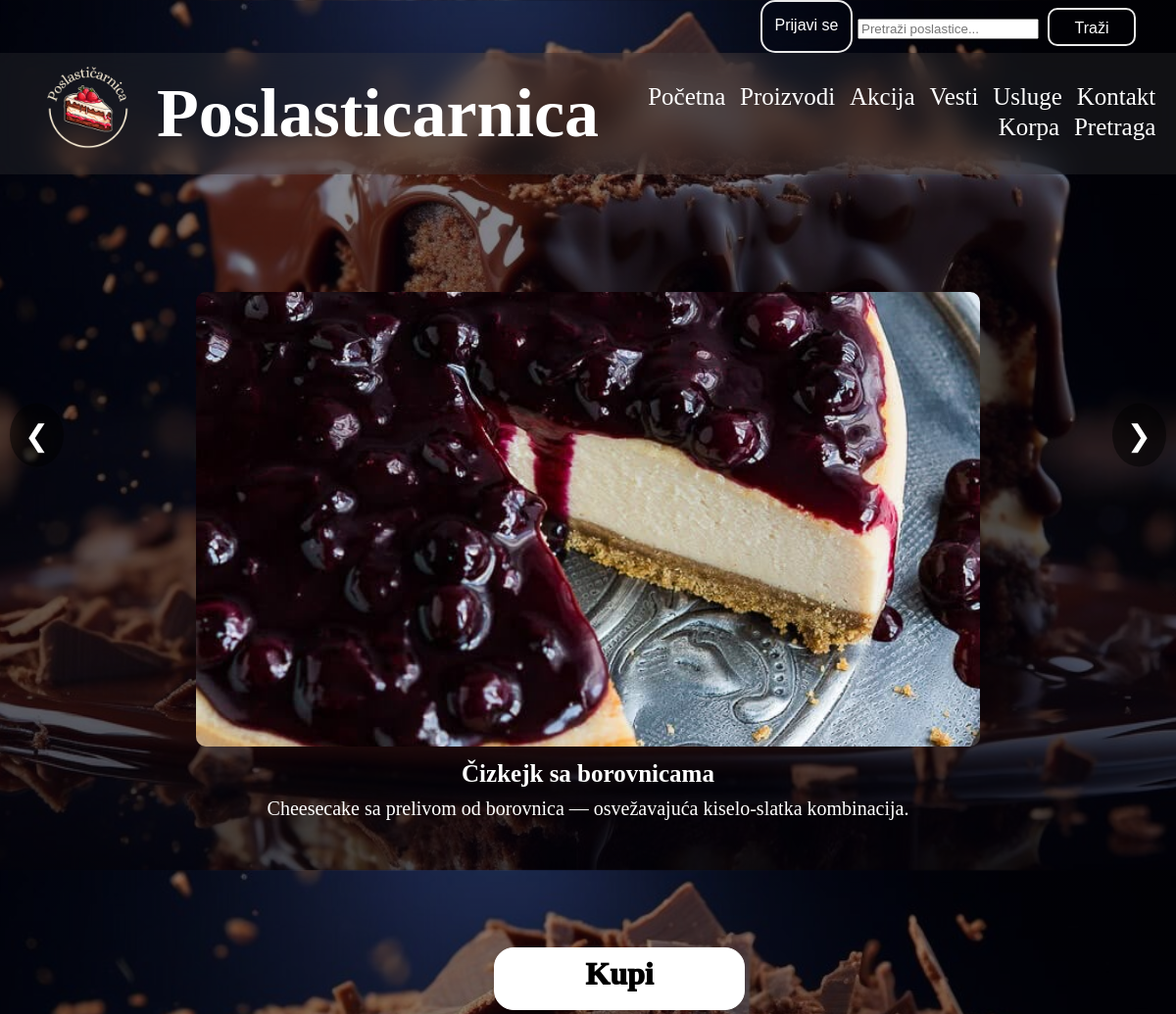
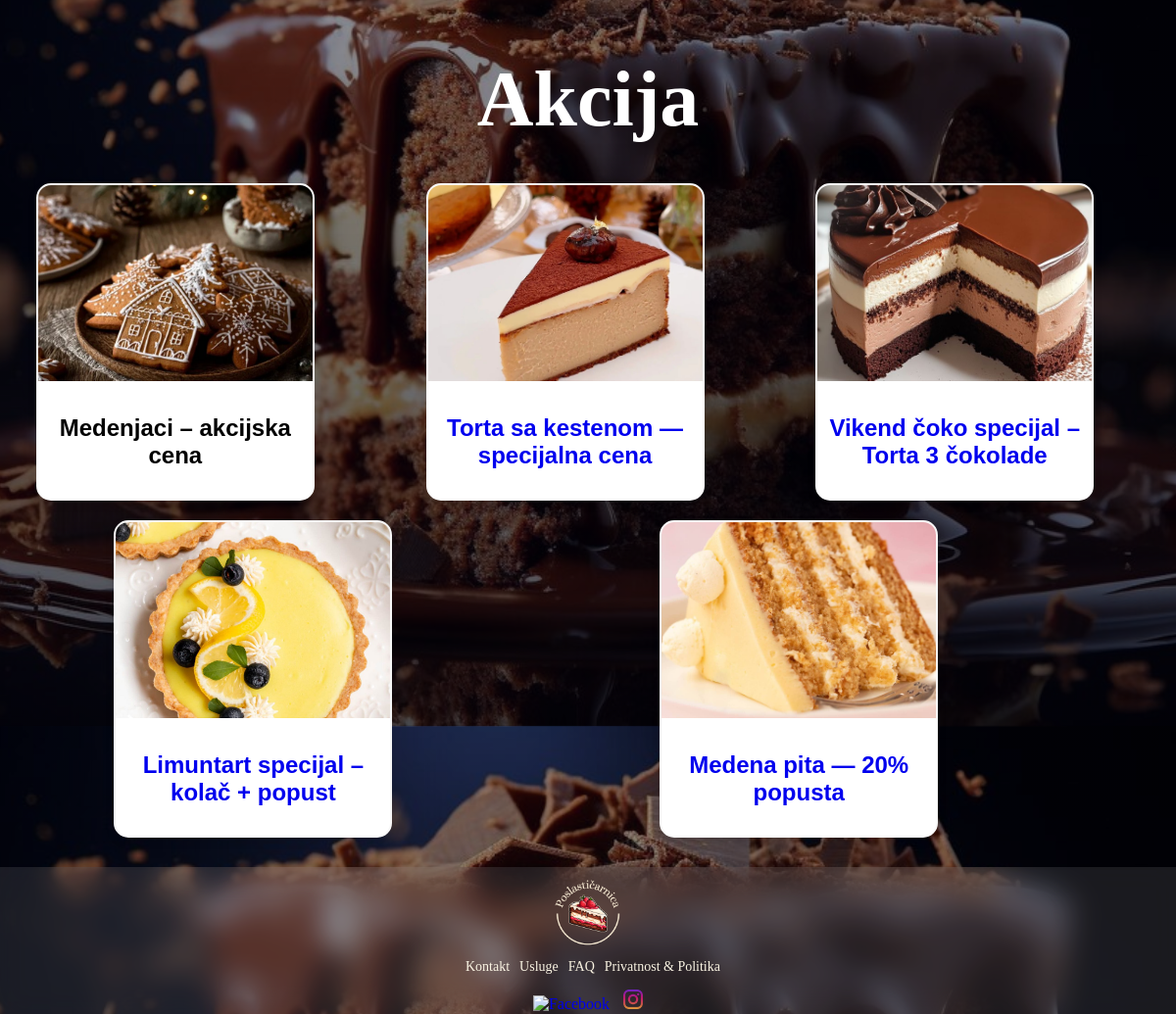
The page / on the database its author committed (2 pictures, top to bottom).
### tables this page shows
CREATE TABLE IF NOT EXISTS `proizvod` (
  `id` int(10) UNSIGNED NOT NULL AUTO_INCREMENT,
  `naziv` varchar(50) NOT NULL DEFAULT '0',
  `opis` varchar(255) NOT NULL,
  `kategorija` varchar(50) NOT NULL,
  `cena` double NOT NULL DEFAULT 0,
  `zalihe` int(11) NOT NULL DEFAULT 0,
  `slika` varchar(255) NOT NULL DEFAULT '0',
  PRIMARY KEY (`id`)
);

CREATE TABLE IF NOT EXISTS `akcije` (
  `id` int(10) unsigned NOT NULL AUTO_INCREMENT,
  `naziv` varchar(128) NOT NULL,
  `opis` varchar(255) NOT NULL,
  `cena` double NOT NULL,
  `zalihe` int(11) NOT NULL,
  `slika` varchar(255) NOT NULL,
  PRIMARY KEY (`id`)
);

### korisnickaStrana/model/ProizvodModel.php (called while the page is built, shortened)
<?php
include_once(__DIR__ . "/../config/database.php");
$query = "SELECT * FROM proizvod ORDER BY id DESC";
$query_run = mysqli_query($con, $query);
$query = "SELECT * FROM proizvod ORDER BY id DESC LIMIT 5";
$query_run = mysqli_query($con, $query);
if ($query_run && mysqli_num_rows($query_run) > 0) {
    $proizvod5 = mysqli_fetch_all($query_run, MYSQLI_ASSOC);
} else {
    die("Greška: Proizvod nije pronađen.");
}
?>

### korisnickaStrana/model/AkcijaModel.php (called while the page is built, shortened)
<?php
include_once(__DIR__ . "/../config/database.php");
$query = "SELECT * FROM akcije ORDER BY id DESC";
$query_run = mysqli_query($con, $query);
$query = "SELECT * FROM akcije ORDER BY id DESC LIMIT 5";
$query_run = mysqli_query($con, $query);
if ($query_run && mysqli_num_rows($query_run) > 0) {
    $akcije = mysqli_fetch_all($query_run, MYSQLI_ASSOC);
} else {
    die("Greška: Akcija nije pronađena.");
}
?>

### korisnickaStrana/view/pocetna.php (the view, shortened to what this page needs)
<html lang="en">
<head>
    <link rel="stylesheet" href="/Poslasticarnica/korisnickaStrana/public/pocetna.css">
    <link rel="stylesheet" href="/Poslasticarnica/korisnickaStrana/public/proizvodi.css">
</head>
<body>
<div class="swiper-container">
    <div class="swiper-wrapper">
        <?php foreach ($proizvod5 as $proizvod): ?>
            <div class="swiper-slide">
            <a href="index.php?page=proizvod&id=<?= $proizvod['id'] ?>">
                <img src="<?= $proizvod['slika']; ?>" >
                <h3><?= $proizvod['naziv']; ?></h3>
                <p><?= $proizvod['opis']; ?></p>
            </div>
        <?php endforeach; ?>
    </div>
    </div>
      <button class="prev" onclick="moveSlide(-1)">&#10094;</button>
    <button class="next" onclick="moveSlide(1)">&#10095;</button>
    <a href="/Poslasticarnica/proizvodi ?>">
    <button id="buy-button">Kupi</button>
</a>
<h1 id="sale-title"> Akcija</h1>
<div class="conteiner">
        <?php foreach ($akcije as $akcija): ?>
            <div class="product-box">
                <img src="<?= $akcija['slika'] ?>" class="sale-img">
                <div class="description">
                    <h2 class="sale-title"><?= ($akcija['naziv']) ?></h2>
                <a href="index.php?page=akcija&id=<?= $akcija['id'] ?>">
                </div>
            </div>
        <?php endforeach; ?>
    </div>
</body>
</html>

### korisnickaStrana/view/nav-bar.php (shortened to what this page needs)
<!DOCTYPE html>
<html>
<head>
    <link rel="stylesheet" href="/Poslasticarnica/korisnickaStrana/public/nav-bar.css">
    <link rel="stylesheet" href="/Poslasticarnica/korisnickaStrana/public/footer.css">
</head>
<body id="body">
   <div class="search">
            <?php if (isset($_SESSION['auth']) && $_SESSION['auth'] == true): ?>
                <a href="/Poslasticarnica/index.php?page=logout">Odjavi se</a>
            <?php else: ?>
                <a href="/Poslasticarnica/index.php?page=login">Prijavi se</a>
            <?php endif; ?>
        <div id="search-card">
                <form method="get"
                        action="/Poslasticarnica/pretraga"
                        accept-charset="UTF-8">
                    <input type="search"
                        name="q"
                        placeholder="Pretraži poslastice..."
                        value="<?= isset($_GET['q']) ? htmlspecialchars($_GET['q']) : '' ?>">
                    <button type="submit">Traži</button>
                </form>
        </div>
    </div>
    <nav>
        <a href="#">
            <img src="/Poslasticarnica/korisnickaStrana/public/slike/Poslastičarnica_logo.png">
        </a>
        <h1>Poslasticarnica</h1>
        <div class="navigation">
    <ul>
        <li><a href="/Poslasticarnica/">Početna</a></li>
        <li><a href="/Poslasticarnica/proizvodi">Proizvodi</a></li>
        <li><a href="/Poslasticarnica/akcije">Akcija</a></li>
        <li><a href="/Poslasticarnica/vesti">Vesti</a></li>
        <li><a href="/Poslasticarnica/usluge">Usluge</a></li>
        <li><a href="/Poslasticarnica/kontakt">Kontakt</a></li>
        <li><a href="/Poslasticarnica/korpa">Korpa</a></li>
        <li><a href="/Poslasticarnica/pretraga">Pretraga</a></li>
    </ul>
</div>
    </nav>
</body>
</html>

### index.php (shortened to what this page needs)
<?php
include_once './korisnickaStrana/config/database.php';
include_once './korisnickaStrana/model/ProizvodModel.php';
include_once './korisnickaStrana/model/UslugeModel.php';
include_once './korisnickaStrana/model/AkcijaModel.php';
include_once './korisnickaStrana/view/nav-bar.php';
$page = isset($_GET['page']) ? $_GET['page'] : 'pocetna';
switch ($page) {
    case 'pocetna':
        include './korisnickaStrana/view/pocetna.php';
        break;
}
include_once './korisnickaStrana/view/footer.php';
?>

### korisnickaStrana/view/footer.php
<footer class="footer">
    <div class="footer-logo">
        <img src="/Poslasticarnica/korisnickaStrana/public/slike/Poslastičarnica_logo.png" alt="Poslastičarnica logo">
    </div>
    <div class="footer-links">
        <a href="/Poslasticarnica/index.php?page=kontakt">Kontakt</a>
        <a href="/Poslasticarnica/index.php?page=usluge">Usluge</a>
        <a href="/faq">FAQ</a>
        <a href="/privacy">Privatnost & Politika</a>
    </div>
    <div class="social-media">
        <a href="https://facebook.com"><img src="/Poslasticarnica/korisnickaStrana/public/slike/facebook.png" alt="Facebook"></a>
        <a href="https://instagram.com"><img src="/Poslasticarnica/korisnickaStrana/public/slike/instagram.png" alt="Instagram"></a>
    </div>
</footer>

### korisnickaStrana/public/nav-bar.css (style rules this page uses)
#body { height: 111vh; width: 100%; background-image: linear-gradient(rgba(0,0,9,0.4),rgba(0,0,9,0.7)), url(../public/slike/slice-homemade.jpg); background-position: center; background-size: cover; position: relative; }
.search { display: flex; justify-content: right; margin-right: 5px; padding: 0px 0; }
.search a { width:90px; height: 35px; text-align:center; padding-top: 15px; text-decoration: none; color: white; border: 2px solid rgb(234, 234, 234); border-radius: 15px; transition: 0.4s; background-color:transparent; backdrop-filter: blur(15px); font-size: 16px; }
#search-card { margin: 5px; margin-right: 20px; width: 300px; font-size: 32px; }
#search-card button { color: white; border: 2px solid rgb(234, 234, 234); border-radius: 10px; transition: 0.4s; background-color:transparent; backdrop-filter: blur(15px); width:90px; height: 35px; padding-top: 10px; padding-bottom: 25px; text-align: center; font-size: 16px; }
nav { display: flex; position:sticky; top:0px; justify-content: space-between; align-items: center; backdrop-filter: blur(15px); background-color: #45454540; padding: 10px; z-index: 9999; }
nav a img { height: 100px; width: 100px; margin-right: 20px; margin-left: 30px; }
.navigation { text-align:right; font-family: Snell Roundhand, cursive; width: 100%; }
h1 { color: white; text-align:right; font-family: "Freestyle Script"; margin-bottom: 5px; margin-top: 5px; font-size: 70px; }
.navigation ul li { display: inline-block; position: relative; list-style: none; padding-right: 1%; margin-right: 1%; }
.navigation ul li::after { background-color: #775206; height: 3px; width: 0%; transition: 0.3s; display: block; content: ""; }
.navigation ul li a { color: white; text-decoration: none; font-size: 25px; }

### korisnickaStrana/public/footer.css (style rules this page uses)
.footer { position: sticky; height: 150px; margin-top: 30px; background-color: rgba(255, 255, 255, 0.1); backdrop-filter: blur(15px); color: white; text-align: center; font-family: 'Snell Roundhand', cursive; width: 100% }
.footer .footer-logo img { height: 80px; justify-content: center; display:flexbox; margin-top: 10px; }
.footer .footer-links { justify-content: center; display: flex; }
.footer .footer-links a { color: #faf4e3; font-family: 'Snell Roundhand', cursive; text-decoration: none; font-size: 14px; justify-content: center; display: flex; padding: 0px 5px 0px 5px; }
.footer .social-media { display: flexbox; gap: 10px; }
.footer .social-media img { height: 20px; margin: 15px 5px 0px 5px; position: right; }

### korisnickaStrana/public/pocetna.css (style rules this page uses)
.swiper-container { width: 100%; max-width: 1200px; margin: 0 auto; overflow: hidden; position: relative; border-radius: 10px; }
.swiper-wrapper { display: flex; transition: transform 0.5s ease-in-out; }
.swiper-slide { min-width: 100%; box-sizing: border-box; text-align: center; border-radius: 10px; padding: 10%; }
.swiper-slide img { height: 58vh; width: 100vh; object-fit:cover; border-radius: 10px; margin-bottom: 0; }
.swiper-slide h3 { font-family: Snell Roundhand, cursive; font-size: 25px; color: #ffffff; margin: 10px 0; font-weight: bold; }
.swiper-slide p { font-family: Snell Roundhand, cursive; font-size: 20px; color: #ffffff; margin: 10px 0; }
.prev, .next { position: absolute; top: 50%; transform: translateY(-50%); background: rgba(0, 0, 0, 0.5); color: white; border: none; padding: 15px; cursor: pointer; font-size: 30px; border-radius: 50%; z-index: 10; }
.prev { left: 10px; }
.next { right: 10px; }
.conteiner { position: relative; z-index: 0; }
#sale-title { color: white; margin-top: 5%; font-size: 5em; text-align: center; font-family: "Ink Free", Times, serif; z-index: 0; }
#buy-button { margin-left: 42%; font-family: Snell Roundhand, cursive; width: 256px; height: 64px; padding-bottom: 10px; position:relative; border: 1px solid #ffffff; border-radius: 20px; color: #000000; font-weight: 1000; font-size: 32px; background-color: white; backdrop-filter: blur(15px); }

### rows shown on the page
proizvod: slika (picture), naziv "Čizkejk sa borovnicama", opis "Cheesecake sa prelivom od borovnica — osvežavajuća kiselo-slatka kombinacija."
akcije: slika (picture), naziv "Medenjaci – akcijska cena"
akcije: slika (picture), naziv "Torta sa kestenom — specijalna cena"
akcije: slika (picture), naziv "Vikend čoko specijal – Torta 3 čokolade"
akcije: slika (picture), naziv "Limuntart specijal – kolač + popust"
akcije: slika (picture), naziv "Medena pita — 20% popusta"
